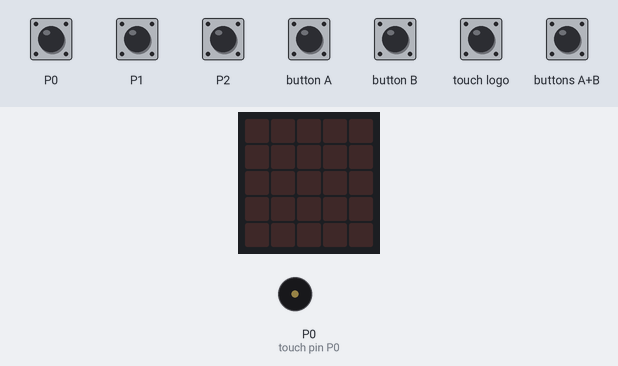
A program run on a simulated BBC micro:bit (MakeCode). Parts: the board's 5×5 LED display, buzzer (waves = sounding). The inputs (shaded band) are chosen by the test bench.

Above: at 1.2 s.
1.3 s: touch pin P0 pressed for 0.15 s
At 2.3 s:
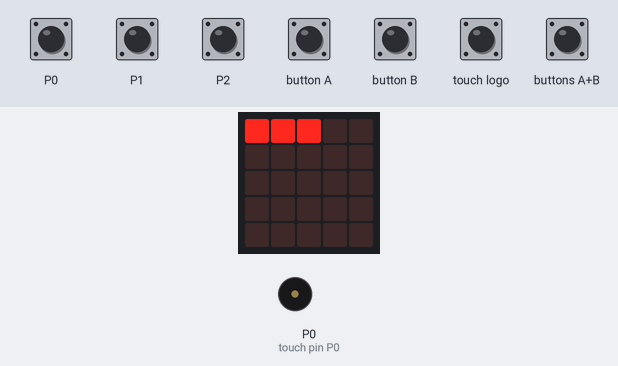
2.9 s: touch logo pressed for 0.15 s
At 4.8 s:
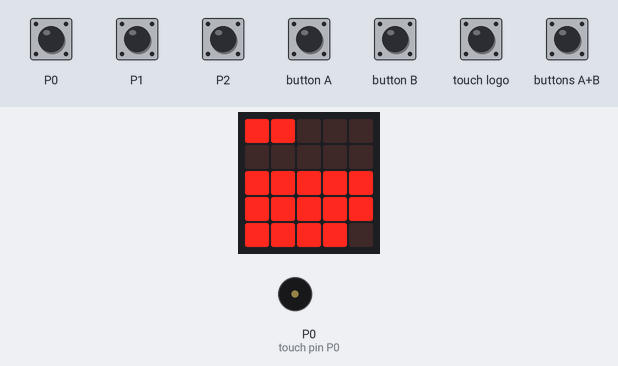
6.0 s: touch logo pressed for 0.15 s
At 7.5 s:
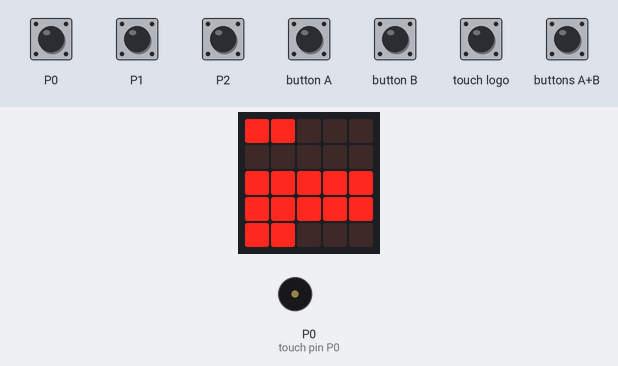
8.1 s: touch pin P1 pressed for 0.15 s
At 8.7 s:
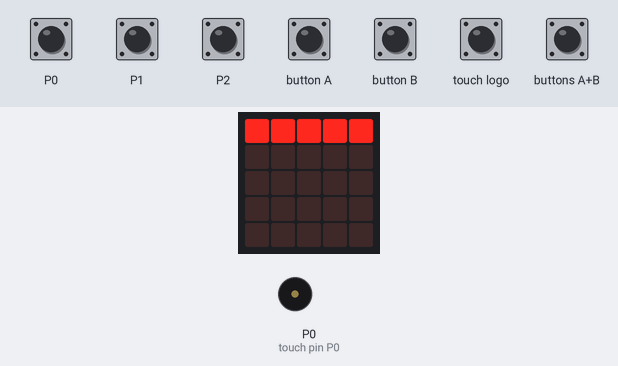
9.7 s: touch pin P2 pressed for 0.15 s
At 11.0 s:
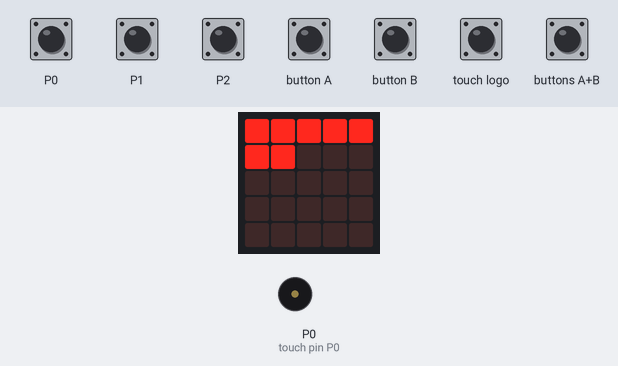
11.3 s: button A pressed for 0.15 s
At 12.3 s:
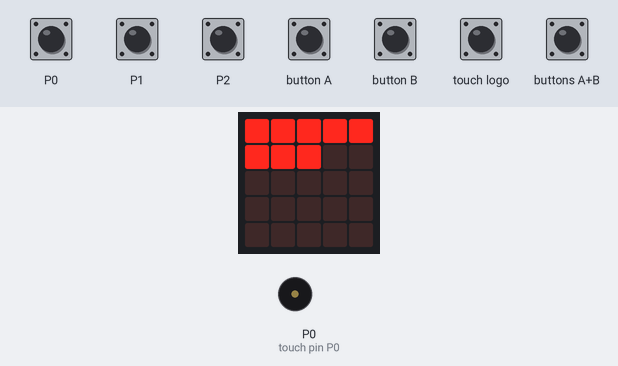
Timing chart, 0 to 13.9 s (numbered marks = the images above; inputs shaded):
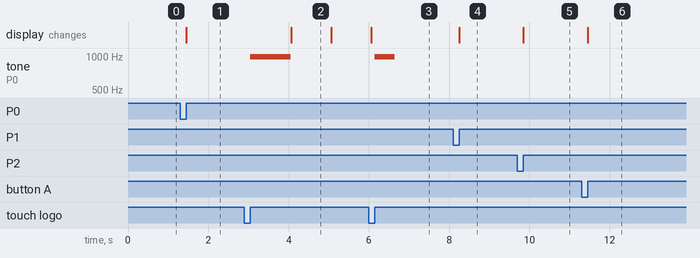

Measured:
- after the input at 1.3 s, the display: changes after 0.15 s (image 1)
- after the input at 2.9 s, tone on P0 (touch pin P0): silent → 988 Hz after 0.15 s, → silent 1.0 s later; the display: changes after 1.2 s (image 2)
- after the input at 6.0 s, tone on P0 (touch pin P0): silent → 988 Hz after 0.15 s, → silent 0.50 s later
- after the input at 8.1 s, the display: changes after 0.15 s (image 4)
- after the input at 9.7 s, the display: changes after 0.15 s (image 5)
- after the input at 11.3 s, the display: changes after 0.15 s (image 6)
- what the display in image 2 shows lasts 1.0 s, from 4.1 s to 5.1 s

The program:

main.ts
```typescript
input.onPinPressed(TouchPin.P0, function () {
    if (動作 == 0) {
        set_sec = 0
        set_sec_x10 = 0
        set_min = 3
        点灯_分()
        点灯_秒()
    }
})
function 点灯_秒 () {
    i = 0
    for (let index = 0; index < 10; index++) {
        if (4 < i) {
            led.unplot(i - 5, 4)
        } else {
            led.unplot(i, 3)
        }
        i += 1
    }
    i = 0
    for (let index = 0; index < 5; index++) {
        led.unplot(i, 2)
        i += 1
    }
    i = 0
    for (let index = 0; index < set_sec; index++) {
        if (4 < i) {
            led.plot(i - 5, 4)
        } else {
            led.plot(i, 3)
        }
        i += 1
    }
    i = 0
    for (let index = 0; index < set_sec_x10; index++) {
        led.plot(i, 2)
        i += 1
    }
}
function 点灯_分 () {
    i = 0
    for (let index = 0; index < 10; index++) {
        if (4 < i) {
            led.unplot(i - 5, 1)
        } else {
            led.unplot(i, 0)
        }
        i += 1
    }
    i = 0
    for (let index = 0; index < set_min; index++) {
        if (4 < i) {
            led.plot(i - 5, 1)
        } else {
            led.plot(i, 0)
        }
        i += 1
    }
}
input.onButtonPressed(Button.A, function () {
    if (動作 == 0) {
        set_min += 1
        if (10 < set_min) {
            set_min = 0
            i = 0
            for (let index = 0; index < 10; index++) {
                if (4 < i) {
                    led.unplot(i - 5, 1)
                } else {
                    led.unplot(i, 0)
                }
                i += 1
            }
        } else {
            点灯_分()
        }
    }
})
input.onPinPressed(TouchPin.P2, function () {
    if (動作 == 0) {
        set_sec = 0
        set_sec_x10 = 0
        set_min = 7
        点灯_分()
        点灯_秒()
    }
})
input.onButtonPressed(Button.AB, function () {
    if (動作 == 0) {
        set_min = 0
        set_sec = 0
        set_sec_x10 = 0
        点灯_分()
        点灯_秒()
    }
})
input.onButtonPressed(Button.B, function () {
    if (動作 == 0) {
        set_sec += 1
        if (9 < set_sec) {
            set_sec = 0
            i = 0
            for (let index = 0; index < 10; index++) {
                if (4 < i) {
                    led.unplot(i - 5, 4)
                } else {
                    led.unplot(i, 3)
                }
                i += 1
            }
            set_sec_x10 += 1
            if (5 < set_sec_x10) {
                set_sec_x10 = 0
                i = 0
                for (let index = 0; index < 5; index++) {
                    led.unplot(i, 2)
                    i += 1
                }
            }
            点灯_秒()
        } else {
            点灯_秒()
        }
    }
})
input.onPinPressed(TouchPin.P1, function () {
    if (動作 == 0) {
        set_sec = 0
        set_sec_x10 = 0
        set_min = 5
        点灯_分()
        点灯_秒()
    }
})
input.onLogoEvent(TouchButtonEvent.Pressed, function () {
    if (0 < set_timer) {
        if (動作 == 1) {
            動作 = 0
            music.play(music.tonePlayable(988, music.beat(BeatFraction.Whole)), music.PlaybackMode.UntilDone)
        } else {
            動作 = 1
            music.play(music.tonePlayable(988, music.beat(BeatFraction.Double)), music.PlaybackMode.UntilDone)
        }
    }
})
let set_timer = 0
let i = 0
let 動作 = 0
let set_sec_x10 = 0
let set_sec = 0
let set_min = 0
set_min = 0
set_sec = 0
set_sec_x10 = 0
basic.forever(function () {
    set_timer = set_min * 60 + (set_sec_x10 * 10 + set_sec)
    if (0 < set_timer && 動作 == 1) {
        basic.pause(1000)
        while (0 < set_timer && 動作 == 1) {
            set_timer += -1
            set_min = Math.trunc(set_timer / 60)
            set_sec_x10 = Math.trunc(set_timer % 60 / 10)
            set_sec = set_timer % 60 % 10
            点灯_分()
            点灯_秒()
            basic.pause(1000)
        }
        if (set_timer <= 0) {
            for (let index = 0; index < 8; index++) {
                music.play(music.tonePlayable(988, music.beat(BeatFraction.Double)), music.PlaybackMode.UntilDone)
                basic.pause(200)
            }
            動作 = 0
        }
    }
})
```

test.ts
```typescript
// テストはここに来ます。このパッケージが拡張機能として使用されるときにはコンパイルされません。
```
